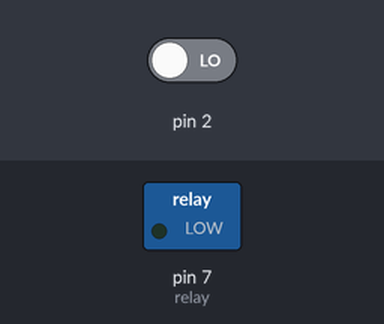
This sketch was run on a simulated Arduino Uno, built with avr-gcc and run on an emulated ATmega328P. On the bench: switched loads named in the sketch (green lamp = pin HIGH). The inputs (shaded band) are chosen by the test bench; at power-on: pin 2 LOW.

Above: at 1.2 s.
1.3 s: pin 2 driven HIGH
At 2.2 s:
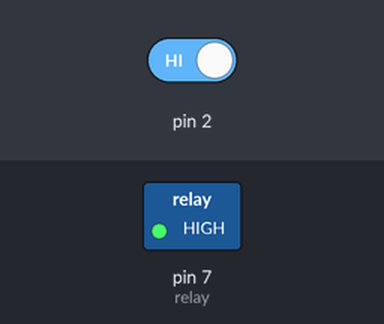
Timing chart, 0 to 18.1 s (numbered marks = the images above; inputs shaded):
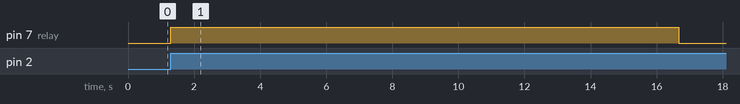

Measured:
- after the input at 1.3 s, pin 7 (relay): LOW → HIGH at once, → LOW 15.4 s later

The sketch:

Program7.3.ino
```cpp
int relay = 7;
void setup()
{
  pinMode(relay, OUTPUT);
  digitalWrite(relay, LOW);
  attachInterrupt(0, lightON, RISING);
}

void loop()
{

}

void lightON()
{
  digitalWrite(relay, HIGH);
  for(int i = 0; i <= 3000; i++){ //50 Seconds Aprox. time
    delay(1000);
  }
  digitalWrite(relay, LOW);
 }
```
